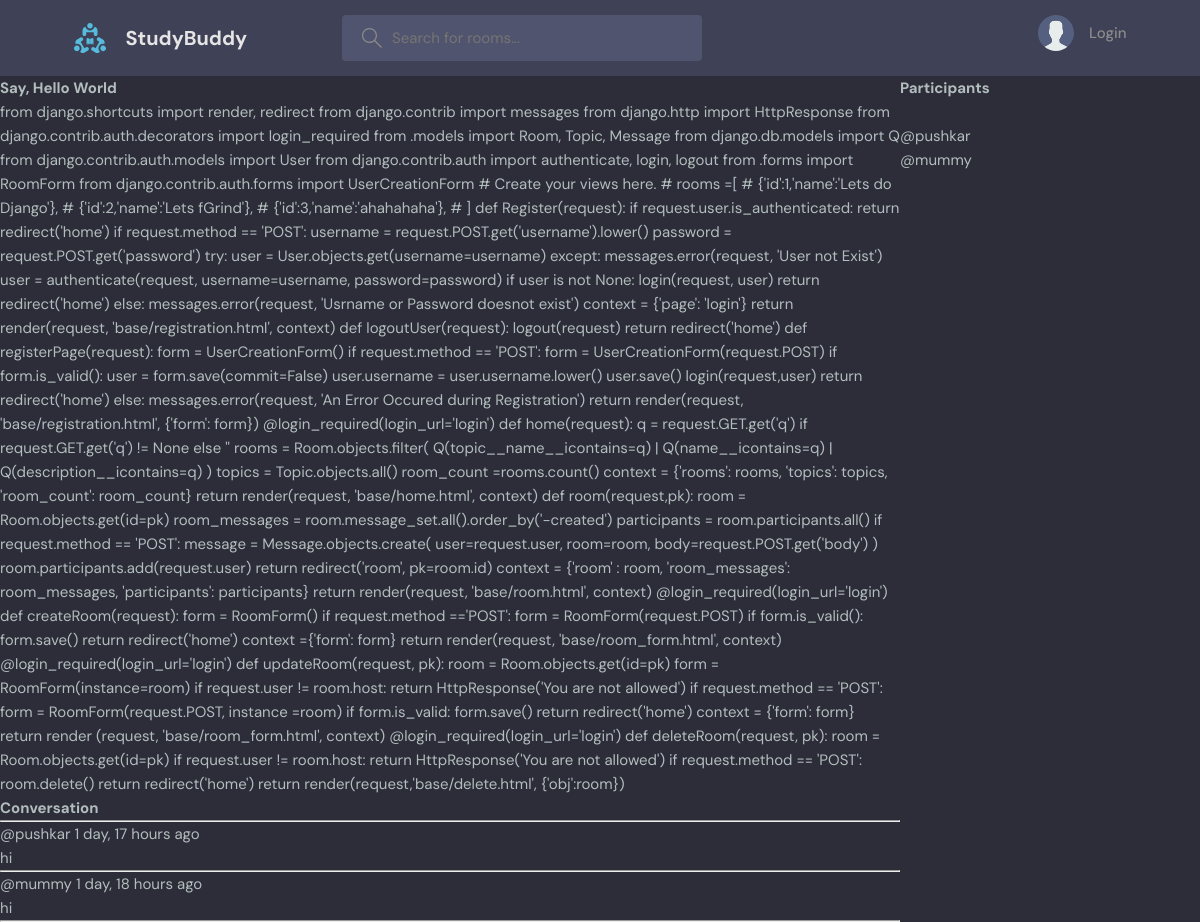
/room/11/, run on the app's committed database.
### base/models.py (models this page shows, shortened)
class Room(models.Model):
    host = models.ForeignKey(User, on_delete=models.SET_NULL, null=True)
    topic= models.ForeignKey(Topic, on_delete=models.SET_NULL, null=True)
    name = models.CharField(max_length=200)
    description = models.TextField(null=True,blank =True)
    participants = models.ManyToManyField(User, related_name='participants', blank=True)
    updated = models.DateTimeField(auto_now=True)
    created = models.DateTimeField(auto_now_add=True)
    class Meta:
        ordering = ['-created', '-updated']

class Message(models.Model):
    user = models.ForeignKey(User, on_delete=models.CASCADE)
    room = models.ForeignKey(Room, on_delete=models.CASCADE)
    body = models.TextField()
    updated = models.DateTimeField(auto_now=True)
    created = models.DateTimeField(auto_now_add=True)
    class Meta:
     ordering = ['-created', '-updated']

### base/views.py (the view, shortened to what this page needs)
# urls.py: path('room/<str:pk>/', views.room, name = "room"),
def room(request,pk):
    room = Room.objects.get(id=pk)
    room_messages = room.message_set.all()
    participants = room.participants.all()
    context = {'room' : room, 'room_messages': room_messages, 'participants': participants}
    return render(request, 'base/room.html', context)

### base/templates/base/room.html (shortened to what this page needs)
{% extends 'main.html' %} {% block content %}
<div class="room-container">
  <div>
    <h1>{{room.name}}</h1>
    <p>{{room.description}}</p>
    <div class="comment-wrapper">
      <h3>Conversation</h3>
      <hr />
      {%for message in room_messages%}
      <div>
        <small>@{{message.user}} {{message.created|timesince}} ago</small>
        <p>{{message.body}}</p>
        <hr>
      </div>
      {% endfor %}
    </div>
  </div>
     <div>
        <h3>Participants</h3>
        <br>
        {% for user in participants%}
           <div>
            <p>@{{user.username}}</p>
           </div>
        {%endfor%}
     </div>
</div>
{% endblock content %}

### static/styles/style.css (style rules this page uses)
:root { --color-main: #71c6dd; --color-main-light: #e1f6fb; --color-dark: #3f4156; --color-dark-medium: #51546e; --color-dark-light: #696d97; --color-light: #e5e5e5; --color-gray: #8b8b8b; --color-light-gray: #b2bdbd; --color-bg: #2d2d39; --color-success: #5dd693; --color-error: #fc4b0b; }
* { font-family: "DM Sans", -apple-system, BlinkMacSystemFont, "Segoe UI", Roboto, Oxygen, Ubuntu, Cantarell, "Open Sans", "Helvetica Neue", sans-serif; margin: 0; padding: 0; box-sizing: border-box; text-rendering: optimizeLegibility; font-size: inherit; }
html { font-size: 56.25%; }
@media only screen and (min-width: 1200px) { html { font-size: 62.5%; } }
body { line-height: 1.6; font-weight: 400; font-size: 1.5rem; color: var(--color-light-gray); background-color: var(--color-bg); min-height: 100vh; }

### base/templates/base/room.html (style rules this page uses)
.room-container { display: grid; grid-template-columns: 3fr 1fr; }

### data on the page
Room: name "Say, Hello World", description "from django.shortcuts import render, redirect from django.contrib import messages from django.http import HttpResponse from django.contrib.auth.decorators import login_required from .models import Room, Topic, Message from django.db.models import Q from django.contrib.auth.models import User from django.contrib.auth import authenticate, login, logout from .forms import RoomForm from django.contrib.auth.forms import UserCreationForm # Create your views here. # rooms =[ # {'id':1,'name':'Lets do Django'}, # {'id':2,'name':'Lets fGrind'}, # {'id':3,'name':'ahahahaha'}, # ] def Register(request): if request.user.is_authenticated: return redirect('home') if request.method == 'POST': username =…"
Message: user "pushkar", created "1 day, 17 hours", body "hi"
Message: user "mummy", created "1 day, 18 hours", body "hi"

### other printed values
{{ user.username }} "pushkar"
{{ user.username }} "mummy"
